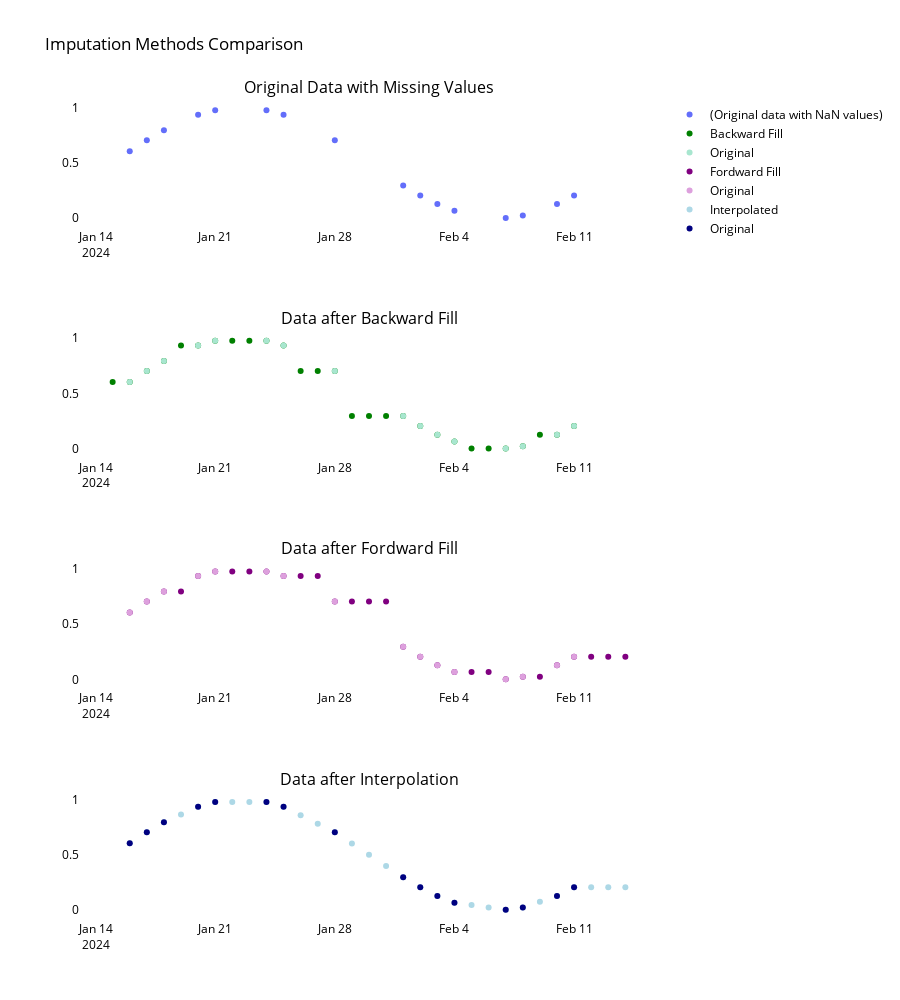

Here is the notebook cell this chart was saved with:
### Markdown cell above
3. **Interpolation**
    - **Advantages:**
        * It considers the relationships between variables.
        * Can provide more accurate forecasts.
    - **Disadvantages**
        * May increase the impact of outliers.
        * Cannot accurately model complex relationships.

### Code cell
fig = make_subplots(rows=4, cols=1, subplot_titles=("Original Data with Missing Values", 
                                                     "Data after Backward Fill", 
                                                     "Data after Fordward Fill",
                                                     "Data after Interpolation"))

# Add original data to the first subplot
fig.add_trace(go.Scatter(x=df.index, y=df['readvalue'], mode='markers', name='(Original data with NaN values)'),
                     row=1, col=1)

# Backward fill
fig.add_trace(go.Scatter(x=df_bfill.index, 
                            y=df_bfill['readvalue'], 
                            mode='markers', 
                            name=f'Backward Fill',
                            marker=dict(color='#008000')), 
                row=2, col=1)
fig.add_trace(go.Scatter(x=df.index, 
                             y=df['readvalue'], 
                             mode='markers', 
                             name=f'Original',
                             marker=dict(color='#A8E6CF')), 
                  row=2, col=1)

# Fordward fill
fig.add_trace(go.Scatter(x=df_ffill.index, 
                            y=df_ffill['readvalue'], 
                            mode='markers', 
                            name=f'Fordward Fill',
                            marker=dict(color='purple')), 
                row=3, col=1)
fig.add_trace(go.Scatter(x=df.index, 
                             y=df['readvalue'], 
                             mode='markers', 
                             name=f'Original',
                             marker=dict(color='plum')), 
                  row=3, col=1)

# Interpolation
fig.add_trace(go.Scatter(x=df_interpol.index, 
                            y=df_interpol['readvalue'], 
                            mode='markers', 
                            name=f'Interpolated',
                            marker=dict(color='lightblue')), 
                row=4, col=1)
fig.add_trace(go.Scatter(x=df.index, 
                             y=df['readvalue'], 
                             mode='markers', 
                             name=f'Original',
                             marker=dict(color='navy')), 
                  row=4, col=1)

# Update layout
fig.update_layout(height=1000, 
                  title_text="Imputation Methods Comparison", 
                  showlegend=True,  # Set to True to show the legend
                  plot_bgcolor='white',  # Set background color for the plot area
                  paper_bgcolor='white',  # Set background color for the entire figure
                  font=dict(color='black'))  # Set font color

fig.show()

### Figure 1 — Plotly figure (JSON) as saved in the notebook; plotly's stock layout.template omitted (floating-point values rounded to 4 significant figures)
{"data": [{"mode": "markers", "name": "(Original data with NaN values)", "type": "scatter", "x": ["2024-01-15T00:00:00", "2024-01-16T00:00:00", "2024-01-17T00:00:00", "2024-01-18T00:00:00", "2024-01-19T00:00:00", "2024-01-20T00:00:00", "2024-01-21T00:00:00", "2024-01-22T00:00:00", "2024-01-23T00:00:00", "2024-01-24T00:00:00", "2024-01-25T00:00:00", "2024-01-26T00:00:00", "2024-01-27T00:00:00", "2024-01-28T00:00:00", "2024-01-29T00:00:00", "2024-01-30T00:00:00", "2024-01-31T00:00:00", "2024-02-01T00:00:00", "2024-02-02T00:00:00", "2024-02-03T00:00:00", "2024-02-04T00:00:00", "2024-02-05T00:00:00", "2024-02-06T00:00:00", "2024-02-07T00:00:00", "2024-02-08T00:00:00", "2024-02-09T00:00:00", "2024-02-10T00:00:00", "2024-02-11T00:00:00", "2024-02-12T00:00:00", "2024-02-13T00:00:00", "2024-02-14T00:00:00"], "xaxis": "x", "y": [null, 0.604, 0.7034, 0.7939, null, 0.933, 0.9755, null, null, 0.9755, 0.933, null, null, 0.7034, null, null, null, 0.2966, 0.2061, 0.1284, 0.06699, null, null, 0.002739, 0.02447, null, 0.1284, 0.2061, null, null, null], "yaxis": "y"}, {"marker": {"color": "#008000"}, "mode": "markers", "name": "Backward Fill", "type": "scatter", "x": ["2024-01-15T00:00:00", "2024-01-16T00:00:00", "2024-01-17T00:00:00", "2024-01-18T00:00:00", "2024-01-19T00:00:00", "2024-01-20T00:00:00", "2024-01-21T00:00:00", "2024-01-22T00:00:00", "2024-01-23T00:00:00", "2024-01-24T00:00:00", "2024-01-25T00:00:00", "2024-01-26T00:00:00", "2024-01-27T00:00:00", "2024-01-28T00:00:00", "2024-01-29T00:00:00", "2024-01-30T00:00:00", "2024-01-31T00:00:00", "2024-02-01T00:00:00", "2024-02-02T00:00:00", "2024-02-03T00:00:00", "2024-02-04T00:00:00", "2024-02-05T00:00:00", "2024-02-06T00:00:00", "2024-02-07T00:00:00", "2024-02-08T00:00:00", "2024-02-09T00:00:00", "2024-02-10T00:00:00", "2024-02-11T00:00:00", "2024-02-12T00:00:00", "2024-02-13T00:00:00", "2024-02-14T00:00:00"], "xaxis": "x2", "y": [0.604, 0.604, 0.7034, 0.7939, 0.933, 0.933, 0.9755, 0.9755, 0.9755, 0.9755, 0.933, 0.7034, 0.7034, 0.7034, 0.2966, 0.2966, 0.2966, 0.2966, 0.2061, 0.1284, 0.06699, 0.002739, 0.002739, 0.002739, 0.02447, 0.1284, 0.1284, 0.2061, null, null, null], "yaxis": "y2"}, {"marker": {"color": "#A8E6CF"}, "mode": "markers", "name": "Original", "type": "scatter", "x": ["2024-01-15T00:00:00", "2024-01-16T00:00:00", "2024-01-17T00:00:00", "2024-01-18T00:00:00", "2024-01-19T00:00:00", "2024-01-20T00:00:00", "2024-01-21T00:00:00", "2024-01-22T00:00:00", "2024-01-23T00:00:00", "2024-01-24T00:00:00", "2024-01-25T00:00:00", "2024-01-26T00:00:00", "2024-01-27T00:00:00", "2024-01-28T00:00:00", "2024-01-29T00:00:00", "2024-01-30T00:00:00", "2024-01-31T00:00:00", "2024-02-01T00:00:00", "2024-02-02T00:00:00", "2024-02-03T00:00:00", "2024-02-04T00:00:00", "2024-02-05T00:00:00", "2024-02-06T00:00:00", "2024-02-07T00:00:00", "2024-02-08T00:00:00", "2024-02-09T00:00:00", "2024-02-10T00:00:00", "2024-02-11T00:00:00", "2024-02-12T00:00:00", "2024-02-13T00:00:00", "2024-02-14T00:00:00"], "xaxis": "x2", "y": [null, 0.604, 0.7034, 0.7939, null, 0.933, 0.9755, null, null, 0.9755, 0.933, null, null, 0.7034, null, null, null, 0.2966, 0.2061, 0.1284, 0.06699, null, null, 0.002739, 0.02447, null, 0.1284, 0.2061, null, null, null], "yaxis": "y2"}, {"marker": {"color": "purple"}, "mode": "markers", "name": "Fordward Fill", "type": "scatter", "x": ["2024-01-15T00:00:00", "2024-01-16T00:00:00", "2024-01-17T00:00:00", "2024-01-18T00:00:00", "2024-01-19T00:00:00", "2024-01-20T00:00:00", "2024-01-21T00:00:00", "2024-01-22T00:00:00", "2024-01-23T00:00:00", "2024-01-24T00:00:00", "2024-01-25T00:00:00", "2024-01-26T00:00:00", "2024-01-27T00:00:00", "2024-01-28T00:00:00", "2024-01-29T00:00:00", "2024-01-30T00:00:00", "2024-01-31T00:00:00", "2024-02-01T00:00:00", "2024-02-02T00:00:00", "2024-02-03T00:00:00", "2024-02-04T00:00:00", "2024-02-05T00:00:00", "2024-02-06T00:00:00", "2024-02-07T00:00:00", "2024-02-08T00:00:00", "2024-02-09T00:00:00", "2024-02-10T00:00:00", "2024-02-11T00:00:00", "2024-02-12T00:00:00", "2024-02-13T00:00:00", "2024-02-14T00:00:00"], "xaxis": "x3", "y": [null, 0.604, 0.7034, 0.7939, 0.7939, 0.933, 0.9755, 0.9755, 0.9755, 0.9755, 0.933, 0.933, 0.933, 0.7034, 0.7034, 0.7034, 0.7034, 0.2966, 0.2061, 0.1284, 0.06699, 0.06699, 0.06699, 0.002739, 0.02447, 0.02447, 0.1284, 0.2061, 0.2061, 0.2061, 0.2061], "yaxis": "y3"}, {"marker": {"color": "plum"}, "mode": "markers", "name": "Original", "type": "scatter", "x": ["2024-01-15T00:00:00", "2024-01-16T00:00:00", "2024-01-17T00:00:00", "2024-01-18T00:00:00", "2024-01-19T00:00:00", "2024-01-20T00:00:00", "2024-01-21T00:00:00", "2024-01-22T00:00:00", "2024-01-23T00:00:00", "2024-01-24T00:00:00", "2024-01-25T00:00:00", "2024-01-26T00:00:00", "2024-01-27T00:00:00", "2024-01-28T00:00:00", "2024-01-29T00:00:00", "2024-01-30T00:00:00", "2024-01-31T00:00:00", "2024-02-01T00:00:00", "2024-02-02T00:00:00", "2024-02-03T00:00:00", "2024-02-04T00:00:00", "2024-02-05T00:00:00", "2024-02-06T00:00:00", "2024-02-07T00:00:00", "2024-02-08T00:00:00", "2024-02-09T00:00:00", "2024-02-10T00:00:00", "2024-02-11T00:00:00", "2024-02-12T00:00:00", "2024-02-13T00:00:00", "2024-02-14T00:00:00"], "xaxis": "x3", "y": [null, 0.604, 0.7034, 0.7939, null, 0.933, 0.9755, null, null, 0.9755, 0.933, null, null, 0.7034, null, null, null, 0.2966, 0.2061, 0.1284, 0.06699, null, null, 0.002739, 0.02447, null, 0.1284, 0.2061, null, null, null], "yaxis": "y3"}, {"marker": {"color": "lightblue"}, "mode": "markers", "name": "Interpolated", "type": "scatter", "x": ["2024-01-15T00:00:00", "2024-01-16T00:00:00", "2024-01-17T00:00:00", "2024-01-18T00:00:00", "2024-01-19T00:00:00", "2024-01-20T00:00:00", "2024-01-21T00:00:00", "2024-01-22T00:00:00", "2024-01-23T00:00:00", "2024-01-24T00:00:00", "2024-01-25T00:00:00", "2024-01-26T00:00:00", "2024-01-27T00:00:00", "2024-01-28T00:00:00", "2024-01-29T00:00:00", "2024-01-30T00:00:00", "2024-01-31T00:00:00", "2024-02-01T00:00:00", "2024-02-02T00:00:00", "2024-02-03T00:00:00", "2024-02-04T00:00:00", "2024-02-05T00:00:00", "2024-02-06T00:00:00", "2024-02-07T00:00:00", "2024-02-08T00:00:00", "2024-02-09T00:00:00", "2024-02-10T00:00:00", "2024-02-11T00:00:00", "2024-02-12T00:00:00", "2024-02-13T00:00:00", "2024-02-14T00:00:00"], "xaxis": "x4", "y": [null, 0.604, 0.7034, 0.7939, 0.8635, 0.933, 0.9755, 0.9755, 0.9755, 0.9755, 0.933, 0.8565, 0.7799, 0.7034, 0.6017, 0.5, 0.3983, 0.2966, 0.2061, 0.1284, 0.06699, 0.04557, 0.02416, 0.002739, 0.02447, 0.07645, 0.1284, 0.2061, 0.2061, 0.2061, 0.2061], "yaxis": "y4"}, {"marker": {"color": "navy"}, "mode": "markers", "name": "Original", "type": "scatter", "x": ["2024-01-15T00:00:00", "2024-01-16T00:00:00", "2024-01-17T00:00:00", "2024-01-18T00:00:00", "2024-01-19T00:00:00", "2024-01-20T00:00:00", "2024-01-21T00:00:00", "2024-01-22T00:00:00", "2024-01-23T00:00:00", "2024-01-24T00:00:00", "2024-01-25T00:00:00", "2024-01-26T00:00:00", "2024-01-27T00:00:00", "2024-01-28T00:00:00", "2024-01-29T00:00:00", "2024-01-30T00:00:00", "2024-01-31T00:00:00", "2024-02-01T00:00:00", "2024-02-02T00:00:00", "2024-02-03T00:00:00", "2024-02-04T00:00:00", "2024-02-05T00:00:00", "2024-02-06T00:00:00", "2024-02-07T00:00:00", "2024-02-08T00:00:00", "2024-02-09T00:00:00", "2024-02-10T00:00:00", "2024-02-11T00:00:00", "2024-02-12T00:00:00", "2024-02-13T00:00:00", "2024-02-14T00:00:00"], "xaxis": "x4", "y": [null, 0.604, 0.7034, 0.7939, null, 0.933, 0.9755, null, null, 0.9755, 0.933, null, null, 0.7034, null, null, null, 0.2966, 0.2061, 0.1284, 0.06699, null, null, 0.002739, 0.02447, null, 0.1284, 0.2061, null, null, null], "yaxis": "y4"}], "layout": {"annotations": [{"font": {"size": 16}, "showarrow": false, "text": "Original Data with Missing Values", "x": 0.5, "xanchor": "center", "xref": "paper", "y": 1, "yanchor": "bottom", "yref": "paper"}, {"font": {"size": 16}, "showarrow": false, "text": "Data after Backward Fill", "x": 0.5, "xanchor": "center", "xref": "paper", "y": 0.7188, "yanchor": "bottom", "yref": "paper"}, {"font": {"size": 16}, "showarrow": false, "text": "Data after Fordward Fill", "x": 0.5, "xanchor": "center", "xref": "paper", "y": 0.4375, "yanchor": "bottom", "yref": "paper"}, {"font": {"size": 16}, "showarrow": false, "text": "Data after Interpolation", "x": 0.5, "xanchor": "center", "xref": "paper", "y": 0.1562, "yanchor": "bottom", "yref": "paper"}], "font": {"color": "black"}, "height": 1000, "paper_bgcolor": "white", "plot_bgcolor": "white", "showlegend": true, "title": {"text": "Imputation Methods Comparison"}, "xaxis": {"anchor": "y", "domain": [0, 1]}, "xaxis2": {"anchor": "y2", "domain": [0, 1]}, "xaxis3": {"anchor": "y3", "domain": [0, 1]}, "xaxis4": {"anchor": "y4", "domain": [0, 1]}, "yaxis": {"anchor": "x", "domain": [0.8438, 1]}, "yaxis2": {"anchor": "x2", "domain": [0.5625, 0.7188]}, "yaxis3": {"anchor": "x3", "domain": [0.2812, 0.4375]}, "yaxis4": {"anchor": "x4", "domain": [0, 0.1562]}}}
